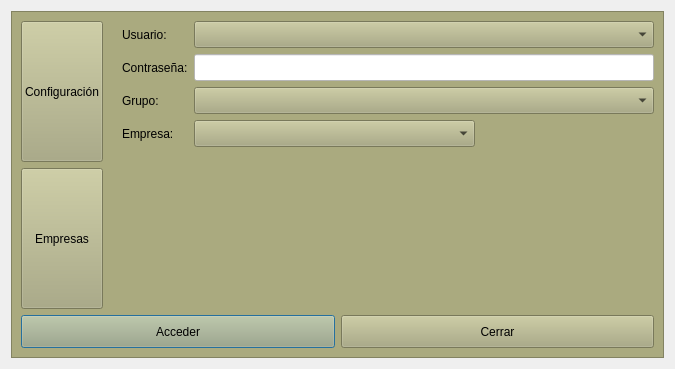
<?xml version="1.0" encoding="UTF-8"?>
<ui version="4.0">
 <class>Login</class>
 <widget class="QDialog" name="Login">
  <property name="windowModality">
   <enum>Qt::WindowModal</enum>
  </property>
  <property name="geometry">
   <rect>
    <x>0</x>
    <y>0</y>
    <width>675</width>
    <height>369</height>
   </rect>
  </property>
  <property name="maximumSize">
   <size>
    <width>815</width>
    <height>369</height>
   </size>
  </property>
  <property name="contextMenuPolicy">
   <enum>Qt::NoContextMenu</enum>
  </property>
  <property name="windowTitle">
   <string>RedFox SGC - El software GNU  de gestión empresarial - Acceso Usuarios</string>
  </property>
  <property name="windowIcon">
   <iconset resource="maya.qrc">
    <normaloff>:/Icons/PNG/NeuX.png</normaloff>:/Icons/PNG/NeuX.png</iconset>
  </property>
  <property name="modal">
   <bool>false</bool>
  </property>
  <layout class="QGridLayout" name="gridLayout">
   <item row="0" column="0">
    <widget class="QFrame" name="frame_2">
     <property name="minimumSize">
      <size>
       <width>362</width>
       <height>197</height>
      </size>
     </property>
     <property name="maximumSize">
      <size>
       <width>5000</width>
       <height>1000</height>
      </size>
     </property>
     <property name="styleSheet">
      <string notr="true">background-color: rgb(170,170,127);</string>
     </property>
     <property name="frameShape">
      <enum>QFrame::StyledPanel</enum>
     </property>
     <property name="frameShadow">
      <enum>QFrame::Raised</enum>
     </property>
     <property name="lineWidth">
      <number>1</number>
     </property>
     <layout class="QGridLayout" name="gridLayout_3">
      <item row="0" column="0">
       <layout class="QVBoxLayout" name="verticalLayout">
        <item>
         <widget class="QPushButton" name="Crearconfiguracin">
          <property name="sizePolicy">
           <sizepolicy hsizetype="Preferred" vsizetype="Preferred">
            <horstretch>0</horstretch>
            <verstretch>0</verstretch>
           </sizepolicy>
          </property>
          <property name="styleSheet">
           <string notr="true">color: rgb(0,0,0);</string>
          </property>
          <property name="text">
           <string>Configuración</string>
          </property>
          <property name="icon">
           <iconset resource="maya.qrc">
            <normaloff>:/Icons/PNG/Config.png</normaloff>:/Icons/PNG/Config.png</iconset>
          </property>
          <property name="iconSize">
           <size>
            <width>32</width>
            <height>32</height>
           </size>
          </property>
          <property name="autoDefault">
           <bool>false</bool>
          </property>
         </widget>
        </item>
        <item>
         <widget class="QPushButton" name="btnEmpresa">
          <property name="sizePolicy">
           <sizepolicy hsizetype="Minimum" vsizetype="Preferred">
            <horstretch>0</horstretch>
            <verstretch>0</verstretch>
           </sizepolicy>
          </property>
          <property name="minimumSize">
           <size>
            <width>0</width>
            <height>33</height>
           </size>
          </property>
          <property name="styleSheet">
           <string notr="true">color: rgb(0,0,0);</string>
          </property>
          <property name="text">
           <string>Empresas</string>
          </property>
          <property name="icon">
           <iconset resource="maya.qrc">
            <normaloff>:/Icons/PNG/empresa.png</normaloff>:/Icons/PNG/empresa.png</iconset>
          </property>
          <property name="iconSize">
           <size>
            <width>32</width>
            <height>32</height>
           </size>
          </property>
          <property name="autoDefault">
           <bool>false</bool>
          </property>
         </widget>
        </item>
       </layout>
      </item>
      <item row="0" column="1">
       <layout class="QVBoxLayout" name="verticalLayout_2">
        <item>
         <widget class="QLabel" name="label_6">
          <property name="text">
           <string/>
          </property>
          <property name="pixmap">
           <pixmap resource="maya.qrc">:/Icons/PNG/logo.png</pixmap>
          </property>
          <property name="scaledContents">
           <bool>true</bool>
          </property>
         </widget>
        </item>
       </layout>
      </item>
      <item row="0" column="2">
       <layout class="QGridLayout" name="gridLayout_2">
        <item row="0" column="0">
         <widget class="QLabel" name="label_3">
          <property name="palette">
           <palette>
            <active>
             <colorrole role="WindowText">
              <brush brushstyle="SolidPattern">
               <color alpha="255">
                <red>0</red>
                <green>0</green>
                <blue>0</blue>
               </color>
              </brush>
             </colorrole>
             <colorrole role="Button">
              <brush brushstyle="SolidPattern">
               <color alpha="255">
                <red>170</red>
                <green>170</green>
                <blue>127</blue>
               </color>
              </brush>
             </colorrole>
             <colorrole role="Text">
              <brush brushstyle="SolidPattern">
               <color alpha="255">
                <red>0</red>
                <green>0</green>
                <blue>0</blue>
               </color>
              </brush>
             </colorrole>
             <colorrole role="ButtonText">
              <brush brushstyle="SolidPattern">
               <color alpha="255">
                <red>0</red>
                <green>0</green>
                <blue>0</blue>
               </color>
              </brush>
             </colorrole>
             <colorrole role="Base">
              <brush brushstyle="SolidPattern">
               <color alpha="255">
                <red>170</red>
                <green>170</green>
                <blue>127</blue>
               </color>
              </brush>
             </colorrole>
             <colorrole role="Window">
              <brush brushstyle="SolidPattern">
               <color alpha="255">
                <red>170</red>
                <green>170</green>
                <blue>127</blue>
               </color>
              </brush>
             </colorrole>
            </active>
            <inactive>
             <colorrole role="WindowText">
              <brush brushstyle="SolidPattern">
               <color alpha="255">
                <red>0</red>
                <green>0</green>
                <blue>0</blue>
               </color>
              </brush>
             </colorrole>
             <colorrole role="Button">
              <brush brushstyle="SolidPattern">
               <color alpha="255">
                <red>170</red>
                <green>170</green>
                <blue>127</blue>
               </color>
              </brush>
             </colorrole>
             <colorrole role="Text">
              <brush brushstyle="SolidPattern">
               <color alpha="255">
                <red>0</red>
                <green>0</green>
                <blue>0</blue>
               </color>
              </brush>
             </colorrole>
             <colorrole role="ButtonText">
              <brush brushstyle="SolidPattern">
               <color alpha="255">
                <red>0</red>
                <green>0</green>
                <blue>0</blue>
               </color>
              </brush>
             </colorrole>
             <colorrole role="Base">
              <brush brushstyle="SolidPattern">
               <color alpha="255">
                <red>170</red>
                <green>170</green>
                <blue>127</blue>
               </color>
              </brush>
             </colorrole>
             <colorrole role="Window">
              <brush brushstyle="SolidPattern">
               <color alpha="255">
                <red>170</red>
                <green>170</green>
                <blue>127</blue>
               </color>
              </brush>
             </colorrole>
            </inactive>
            <disabled>
             <colorrole role="WindowText">
              <brush brushstyle="SolidPattern">
               <color alpha="255">
                <red>0</red>
                <green>0</green>
                <blue>0</blue>
               </color>
              </brush>
             </colorrole>
             <colorrole role="Button">
              <brush brushstyle="SolidPattern">
               <color alpha="255">
                <red>170</red>
                <green>170</green>
                <blue>127</blue>
               </color>
              </brush>
             </colorrole>
             <colorrole role="Text">
              <brush brushstyle="SolidPattern">
               <color alpha="255">
                <red>0</red>
                <green>0</green>
                <blue>0</blue>
               </color>
              </brush>
             </colorrole>
             <colorrole role="ButtonText">
              <brush brushstyle="SolidPattern">
               <color alpha="255">
                <red>0</red>
                <green>0</green>
                <blue>0</blue>
               </color>
              </brush>
             </colorrole>
             <colorrole role="Base">
              <brush brushstyle="SolidPattern">
               <color alpha="255">
                <red>170</red>
                <green>170</green>
                <blue>127</blue>
               </color>
              </brush>
             </colorrole>
             <colorrole role="Window">
              <brush brushstyle="SolidPattern">
               <color alpha="255">
                <red>170</red>
                <green>170</green>
                <blue>127</blue>
               </color>
              </brush>
             </colorrole>
            </disabled>
           </palette>
          </property>
          <property name="styleSheet">
           <string notr="true">color: rgb(0,0,0);</string>
          </property>
          <property name="text">
           <string>Usuario:</string>
          </property>
         </widget>
        </item>
        <item row="1" column="0">
         <widget class="QLabel" name="label_4">
          <property name="palette">
           <palette>
            <active>
             <colorrole role="WindowText">
              <brush brushstyle="SolidPattern">
               <color alpha="255">
                <red>0</red>
                <green>0</green>
                <blue>0</blue>
               </color>
              </brush>
             </colorrole>
             <colorrole role="Button">
              <brush brushstyle="SolidPattern">
               <color alpha="255">
                <red>170</red>
                <green>170</green>
                <blue>127</blue>
               </color>
              </brush>
             </colorrole>
             <colorrole role="Text">
              <brush brushstyle="SolidPattern">
               <color alpha="255">
                <red>0</red>
                <green>0</green>
                <blue>0</blue>
               </color>
              </brush>
             </colorrole>
             <colorrole role="ButtonText">
              <brush brushstyle="SolidPattern">
               <color alpha="255">
                <red>0</red>
                <green>0</green>
                <blue>0</blue>
               </color>
              </brush>
             </colorrole>
             <colorrole role="Base">
              <brush brushstyle="SolidPattern">
               <color alpha="255">
                <red>170</red>
                <green>170</green>
                <blue>127</blue>
               </color>
              </brush>
             </colorrole>
             <colorrole role="Window">
              <brush brushstyle="SolidPattern">
               <color alpha="255">
                <red>170</red>
                <green>170</green>
                <blue>127</blue>
               </color>
              </brush>
             </colorrole>
            </active>
            <inactive>
             <colorrole role="WindowText">
              <brush brushstyle="SolidPattern">
               <color alpha="255">
                <red>0</red>
                <green>0</green>
                <blue>0</blue>
               </color>
              </brush>
             </colorrole>
             <colorrole role="Button">
              <brush brushstyle="SolidPattern">
               <color alpha="255">
                <red>170</red>
                <green>170</green>
                <blue>127</blue>
               </color>
              </brush>
             </colorrole>
             <colorrole role="Text">
              <brush brushstyle="SolidPattern">
               <color alpha="255">
                <red>0</red>
                <green>0</green>
                <blue>0</blue>
               </color>
              </brush>
             </colorrole>
             <colorrole role="ButtonText">
              <brush brushstyle="SolidPattern">
               <color alpha="255">
                <red>0</red>
                <green>0</green>
                <blue>0</blue>
               </color>
              </brush>
             </colorrole>
             <colorrole role="Base">
              <brush brushstyle="SolidPattern">
               <color alpha="255">
                <red>170</red>
                <green>170</green>
                <blue>127</blue>
               </color>
              </brush>
             </colorrole>
             <colorrole role="Window">
              <brush brushstyle="SolidPattern">
               <color alpha="255">
                <red>170</red>
                <green>170</green>
                <blue>127</blue>
               </color>
              </brush>
             </colorrole>
            </inactive>
            <disabled>
             <colorrole role="WindowText">
              <brush brushstyle="SolidPattern">
               <color alpha="255">
                <red>0</red>
                <green>0</green>
                <blue>0</blue>
               </color>
              </brush>
             </colorrole>
             <colorrole role="Button">
              <brush brushstyle="SolidPattern">
               <color alpha="255">
                <red>170</red>
                <green>170</green>
                <blue>127</blue>
               </color>
              </brush>
             </colorrole>
             <colorrole role="Text">
              <brush brushstyle="SolidPattern">
               <color alpha="255">
                <red>0</red>
                <green>0</green>
                <blue>0</blue>
               </color>
              </brush>
             </colorrole>
             <colorrole role="ButtonText">
              <brush brushstyle="SolidPattern">
               <color alpha="255">
                <red>0</red>
                <green>0</green>
                <blue>0</blue>
               </color>
              </brush>
             </colorrole>
             <colorrole role="Base">
              <brush brushstyle="SolidPattern">
               <color alpha="255">
                <red>170</red>
                <green>170</green>
                <blue>127</blue>
               </color>
              </brush>
             </colorrole>
             <colorrole role="Window">
              <brush brushstyle="SolidPattern">
               <color alpha="255">
                <red>170</red>
                <green>170</green>
                <blue>127</blue>
               </color>
              </brush>
             </colorrole>
            </disabled>
           </palette>
          </property>
          <property name="styleSheet">
           <string notr="true">color: rgb(0,0,0);</string>
          </property>
          <property name="text">
           <string>Contraseña:</string>
          </property>
         </widget>
        </item>
        <item row="1" column="1">
         <widget class="QLineEdit" name="linePassword">
          <property name="minimumSize">
           <size>
            <width>0</width>
            <height>27</height>
           </size>
          </property>
          <property name="styleSheet">
           <string notr="true">background-color: rgb(255, 255, 255);
color: rgb(0, 0, 0);
border-color: rgb(192, 192, 255);
</string>
          </property>
          <property name="echoMode">
           <enum>QLineEdit::Password</enum>
          </property>
         </widget>
        </item>
        <item row="3" column="1">
         <widget class="QComboBox" name="cboEmpresa">
          <property name="minimumSize">
           <size>
            <width>100</width>
            <height>27</height>
           </size>
          </property>
          <property name="maximumSize">
           <size>
            <width>281</width>
            <height>16777215</height>
           </size>
          </property>
          <property name="styleSheet">
           <string notr="true">color: rgb(0,0,0);</string>
          </property>
          <property name="editable">
           <bool>false</bool>
          </property>
         </widget>
        </item>
        <item row="3" column="0">
         <widget class="QLabel" name="label_2">
          <property name="maximumSize">
           <size>
            <width>65</width>
            <height>16777215</height>
           </size>
          </property>
          <property name="palette">
           <palette>
            <active>
             <colorrole role="WindowText">
              <brush brushstyle="SolidPattern">
               <color alpha="255">
                <red>0</red>
                <green>0</green>
                <blue>0</blue>
               </color>
              </brush>
             </colorrole>
             <colorrole role="Button">
              <brush brushstyle="SolidPattern">
               <color alpha="255">
                <red>170</red>
                <green>170</green>
                <blue>127</blue>
               </color>
              </brush>
             </colorrole>
             <colorrole role="Text">
              <brush brushstyle="SolidPattern">
               <color alpha="255">
                <red>0</red>
                <green>0</green>
                <blue>0</blue>
               </color>
              </brush>
             </colorrole>
             <colorrole role="ButtonText">
              <brush brushstyle="SolidPattern">
               <color alpha="255">
                <red>0</red>
                <green>0</green>
                <blue>0</blue>
               </color>
              </brush>
             </colorrole>
             <colorrole role="Base">
              <brush brushstyle="SolidPattern">
               <color alpha="255">
                <red>170</red>
                <green>170</green>
                <blue>127</blue>
               </color>
              </brush>
             </colorrole>
             <colorrole role="Window">
              <brush brushstyle="SolidPattern">
               <color alpha="255">
                <red>170</red>
                <green>170</green>
                <blue>127</blue>
               </color>
              </brush>
             </colorrole>
            </active>
            <inactive>
             <colorrole role="WindowText">
              <brush brushstyle="SolidPattern">
               <color alpha="255">
                <red>0</red>
                <green>0</green>
                <blue>0</blue>
               </color>
              </brush>
             </colorrole>
             <colorrole role="Button">
              <brush brushstyle="SolidPattern">
               <color alpha="255">
                <red>170</red>
                <green>170</green>
                <blue>127</blue>
               </color>
              </brush>
             </colorrole>
             <colorrole role="Text">
              <brush brushstyle="SolidPattern">
               <color alpha="255">
                <red>0</red>
                <green>0</green>
                <blue>0</blue>
               </color>
              </brush>
             </colorrole>
             <colorrole role="ButtonText">
              <brush brushstyle="SolidPattern">
               <color alpha="255">
                <red>0</red>
                <green>0</green>
                <blue>0</blue>
               </color>
              </brush>
             </colorrole>
             <colorrole role="Base">
              <brush brushstyle="SolidPattern">
               <color alpha="255">
                <red>170</red>
                <green>170</green>
                <blue>127</blue>
               </color>
              </brush>
             </colorrole>
             <colorrole role="Window">
              <brush brushstyle="SolidPattern">
               <color alpha="255">
                <red>170</red>
                <green>170</green>
                <blue>127</blue>
               </color>
              </brush>
             </colorrole>
            </inactive>
            <disabled>
             <colorrole role="WindowText">
              <brush brushstyle="SolidPattern">
               <color alpha="255">
                <red>0</red>
                <green>0</green>
                <blue>0</blue>
               </color>
              </brush>
             </colorrole>
             <colorrole role="Button">
              <brush brushstyle="SolidPattern">
               <color alpha="255">
                <red>170</red>
                <green>170</green>
                <blue>127</blue>
               </color>
              </brush>
             </colorrole>
             <colorrole role="Text">
              <brush brushstyle="SolidPattern">
               <color alpha="255">
                <red>0</red>
                <green>0</green>
                <blue>0</blue>
               </color>
              </brush>
             </colorrole>
             <colorrole role="ButtonText">
              <brush brushstyle="SolidPattern">
               <color alpha="255">
                <red>0</red>
                <green>0</green>
                <blue>0</blue>
               </color>
              </brush>
             </colorrole>
             <colorrole role="Base">
              <brush brushstyle="SolidPattern">
               <color alpha="255">
                <red>170</red>
                <green>170</green>
                <blue>127</blue>
               </color>
              </brush>
             </colorrole>
             <colorrole role="Window">
              <brush brushstyle="SolidPattern">
               <color alpha="255">
                <red>170</red>
                <green>170</green>
                <blue>127</blue>
               </color>
              </brush>
             </colorrole>
            </disabled>
           </palette>
          </property>
          <property name="styleSheet">
           <string notr="true">color: rgb(0,0,0);</string>
          </property>
          <property name="text">
           <string>Empresa:</string>
          </property>
         </widget>
        </item>
        <item row="2" column="0">
         <widget class="QLabel" name="label_8">
          <property name="styleSheet">
           <string notr="true">color: rgb(0,0,0);</string>
          </property>
          <property name="text">
           <string>Grupo:</string>
          </property>
         </widget>
        </item>
        <item row="2" column="1">
         <widget class="QComboBox" name="comboGroup">
          <property name="minimumSize">
           <size>
            <width>0</width>
            <height>27</height>
           </size>
          </property>
          <property name="styleSheet">
           <string notr="true">color: rgb(0,0,0);</string>
          </property>
         </widget>
        </item>
        <item row="0" column="1">
         <widget class="QComboBox" name="cboUsers">
          <property name="minimumSize">
           <size>
            <width>0</width>
            <height>27</height>
           </size>
          </property>
         </widget>
        </item>
        <item row="4" column="0" colspan="2">
         <widget class="QLabel" name="label">
          <property name="text">
           <string/>
          </property>
          <property name="pixmap">
           <pixmap resource="maya.qrc">:/Icons/PNG/usuarios.png</pixmap>
          </property>
          <property name="scaledContents">
           <bool>true</bool>
          </property>
         </widget>
        </item>
        <item row="5" column="0" colspan="2">
         <widget class="QLabel" name="label_5">
          <property name="text">
           <string/>
          </property>
          <property name="pixmap">
           <pixmap resource="maya.qrc">:/Icons/PNG/redfox.png</pixmap>
          </property>
          <property name="scaledContents">
           <bool>true</bool>
          </property>
         </widget>
        </item>
       </layout>
      </item>
      <item row="1" column="0" colspan="3">
       <layout class="QHBoxLayout" name="horizontalLayout">
        <item>
         <widget class="QPushButton" name="btnAcceder">
          <property name="minimumSize">
           <size>
            <width>0</width>
            <height>33</height>
           </size>
          </property>
          <property name="styleSheet">
           <string notr="true">color: rgb(0,0,0);</string>
          </property>
          <property name="text">
           <string>Acceder</string>
          </property>
         </widget>
        </item>
        <item>
         <widget class="QPushButton" name="pushButton">
          <property name="minimumSize">
           <size>
            <width>0</width>
            <height>33</height>
           </size>
          </property>
          <property name="styleSheet">
           <string notr="true">color: rgb(0,0,0);</string>
          </property>
          <property name="text">
           <string>Cerrar</string>
          </property>
          <property name="autoDefault">
           <bool>false</bool>
          </property>
         </widget>
        </item>
       </layout>
      </item>
     </layout>
    </widget>
   </item>
  </layout>
 </widget>
 <tabstops>
  <tabstop>linePassword</tabstop>
  <tabstop>btnAcceder</tabstop>
  <tabstop>pushButton</tabstop>
 </tabstops>
 <resources>
  <include location="maya.qrc"/>
 </resources>
 <connections/>
</ui>
